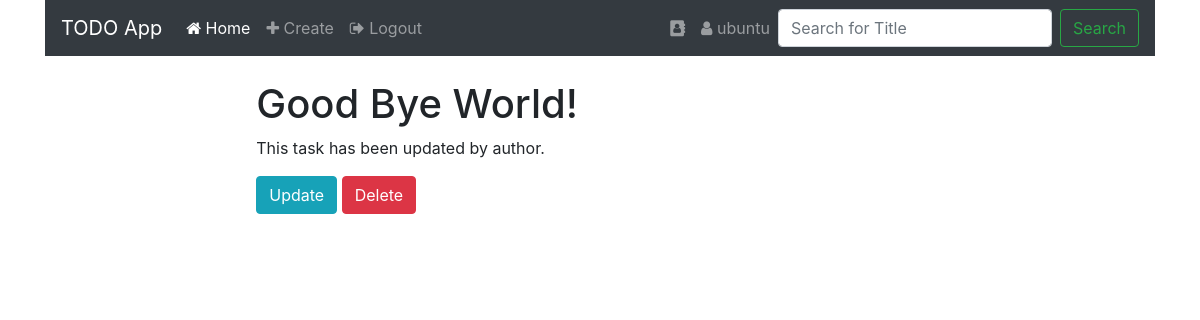
The page /tasks/2/ (signed in) on the database its author committed.
### tasks/models.py (models this page shows, shortened)
class Task(models.Model):
    taskTitle = models.CharField(max_length=200)
    taskContent = models.TextField()
    taskComplete = models.BooleanField(default=False)

### tasks/views.py (the view)
# urls.py: re_path(r'tasks/(?P<id>\d+)/$', task_detail_view),
@login_required(login_url="/")
def task_detail_view(request, id = None):
    task_obj = None
    if id is not None:
        task_obj = Task.objects.get(id = id)
    context = {
        "object" : task_obj,
    }
    return render(request, "tasks/detail.html", context=context)

### templates/tasks/detail.html (shortened to what this page needs)
{% extends 'base.html' %}
{% block content %}
    <h1>{{ object.taskTitle }}</h1>
    <p>{{ object.taskContent }}</p>
    <a href="/update/{{ object.id }}/" class="btn btn-info">Update</a>
    <a href="/delete/{{ object.id }}/" class="btn btn-danger">Delete</a>
{% endblock content%}

### templates/base.html (shortened to what this page needs)
<!doctype html>
<html lang="en">
  <head>
    <link href="https://cdn.jsdelivr.net/npm/bootstrap@5.1.0/dist/css/bootstrap.min.css" rel="stylesheet">
    <link href="//maxcdn.bootstrapcdn.com/bootstrap/4.1.1/css/bootstrap.min.css" rel="stylesheet" id="bootstrap-css">
    <link rel="stylesheet" href="https://cdnjs.cloudflare.com/ajax/libs/font-awesome/4.7.0/css/font-awesome.min.css">
  </head>
  <body>
    <div class="container">
       <nav class="navbar navbar-icon-top navbar-expand-lg navbar-dark bg-dark">
        <a class="navbar-brand" href="#">TODO App</a>
        <div class="collapse navbar-collapse" id="navbarSupportedContent">
          <ul class="navbar-nav mr-auto">
            <li class="nav-item active">
              <a class="nav-link" href="{% url 'index' %}">
                <i class="fa fa-home"></i>
                Home
                </a>
            </li>
            <li>
              <a class="nav-link" href="{% url 'create' %}">
                <i class="fa fa-plus"></i> Create
              </a>
            </li>
            <li>
              <a class="nav-link" href="{% url 'logout' %}">
                <i class="fa fa-sign-out"></i> Logout
              </a>
            </li>
          </ul>
          <ul class="navbar-nav ">
            <li class="nav-item">
              <a class="nav-link" href="#">
                <i class="fa fa-address-book">
                </i>
              </a>
            </li>
            <li>
              <a class="nav-link" href="#">
                <i class="fa fa-user"></i>
               {% if request.user.is_authenticated %}
                  {{user.username}}
               {% endif %}
              </a>
            </li>
          </ul>
          <form method="GET" action="/tasks/" class="form-inline my-2 my-lg-0">
            <input class="form-control mr-sm-2" type="text" name="q" placeholder="Search for Title" aria-label="Search">
            <button class="btn btn-outline-success my-2 my-sm-0" type="submit">Search</button>
          </form>
        </div>
      </nav>
    </div>
      <div class="conteiner">
      <div class="row justify-content-center">
        <div class="col-7 mx-auto mt-4">
            {% block content %} {% endblock %}
        </div>
      </div>
    </div>
  </body>
</html>

### rows shown on the page
Task: taskTitle "Good Bye World!", taskContent "This task has been updated by author."

### other values the page prints
{{ user.username }} "ubuntu"
